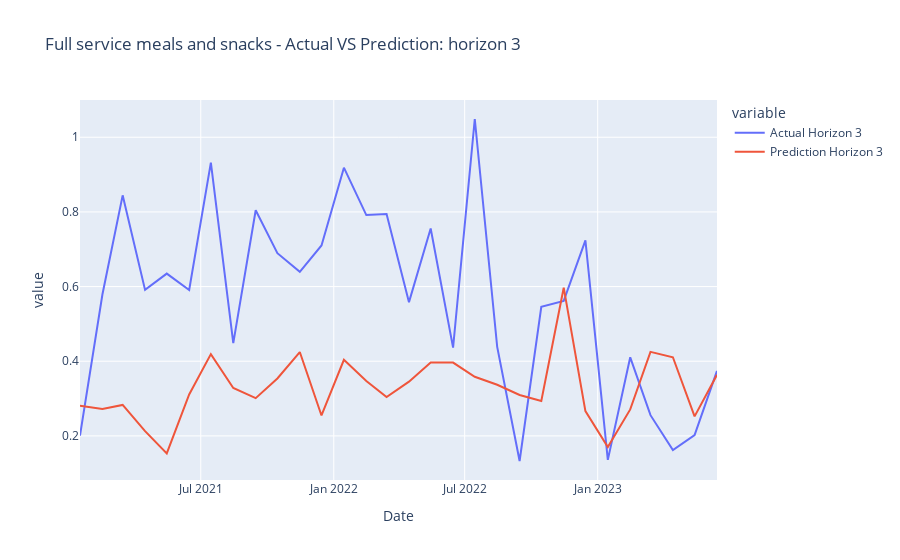
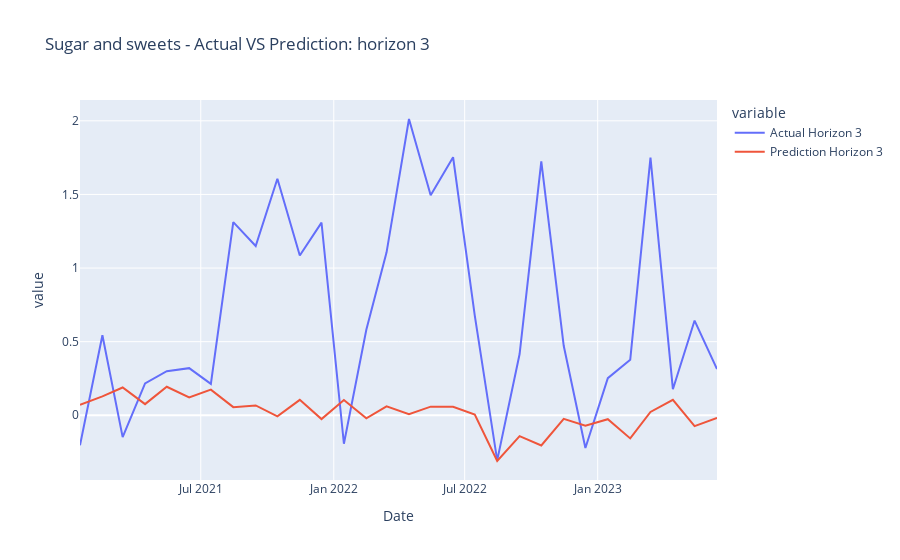
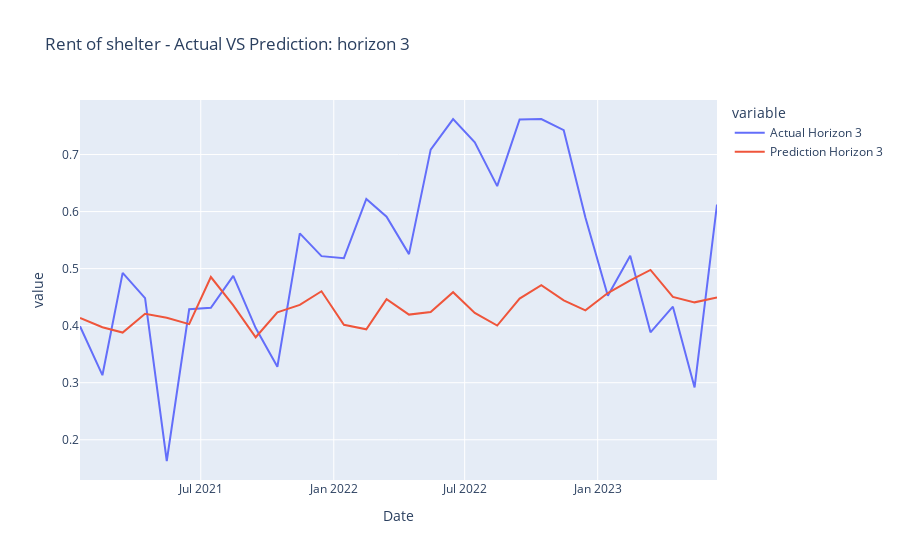
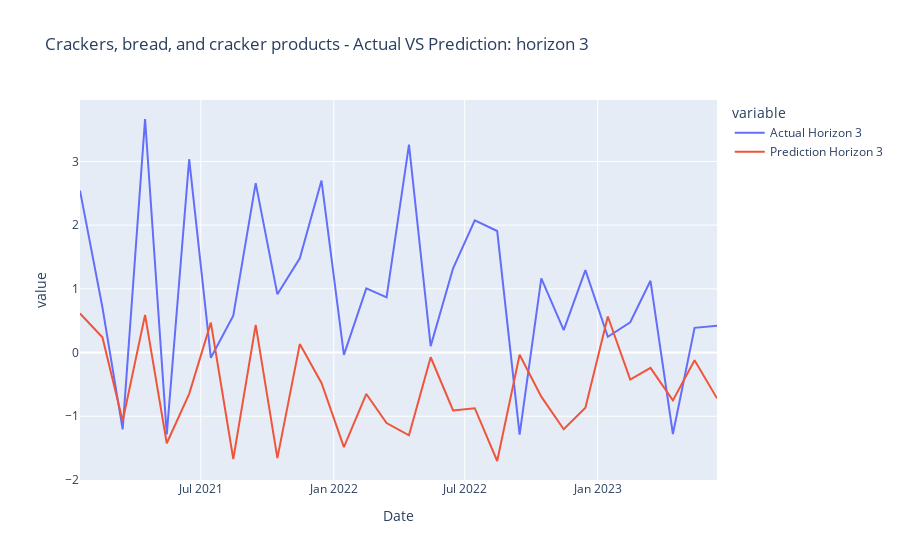

Notebook source saved alongside these figures, in order:
### Code cell
#categories = list(all_data_test_dict_hor_3.keys())
plot_results_horizon(all_data_test_dict_hor_3, categories, 3)

### Figure 1 — Plotly figure (JSON) as saved in the notebook; plotly's stock layout.template omitted (floating-point values rounded to 4 significant figures)
{"data": [{"hovertemplate": "variable=Actual Horizon 3<br>Date=%{x}<br>value=%{y}<extra></extra>", "legendgroup": "Actual Horizon 3", "line": {"color": "#636efa", "dash": "solid"}, "marker": {"symbol": "circle"}, "mode": "lines", "name": "Actual Horizon 3", "orientation": "v", "showlegend": true, "type": "scatter", "x": ["2021-01-15", "2021-02-15", "2021-03-15", "2021-04-15", "2021-05-15", "2021-06-15", "2021-07-15", "2021-08-15", "2021-09-15", "2021-10-15", "2021-11-15", "2021-12-15", "2022-01-15", "2022-02-15", "2022-03-15", "2022-04-15", "2022-05-15", "2022-06-15", "2022-07-15", "2022-08-15", "2022-09-15", "2022-10-15", "2022-11-15", "2022-12-15", "2023-01-15", "2023-02-15", "2023-03-15", "2023-04-15", "2023-05-15", "2023-06-15", null, null, null], "xaxis": "x", "y": [0.2007, 0.5787, 0.8444, 0.5911, 0.6348, 0.5907, 0.9322, 0.4485, 0.8045, 0.6894, 0.6395, 0.7103, 0.9185, 0.7915, 0.7946, 0.5583, 0.7556, 0.4364, 1.049, 0.4385, 0.1327, 0.5459, 0.5616, 0.7239, 0.1357, 0.4105, 0.2555, 0.162, 0.2019, 0.374, null, null, null], "yaxis": "y"}, {"hovertemplate": "variable=Prediction Horizon 3<br>Date=%{x}<br>value=%{y}<extra></extra>", "legendgroup": "Prediction Horizon 3", "line": {"color": "#EF553B", "dash": "solid"}, "marker": {"symbol": "circle"}, "mode": "lines", "name": "Prediction Horizon 3", "orientation": "v", "showlegend": true, "type": "scatter", "x": ["2021-01-15", "2021-02-15", "2021-03-15", "2021-04-15", "2021-05-15", "2021-06-15", "2021-07-15", "2021-08-15", "2021-09-15", "2021-10-15", "2021-11-15", "2021-12-15", "2022-01-15", "2022-02-15", "2022-03-15", "2022-04-15", "2022-05-15", "2022-06-15", "2022-07-15", "2022-08-15", "2022-09-15", "2022-10-15", "2022-11-15", "2022-12-15", "2023-01-15", "2023-02-15", "2023-03-15", "2023-04-15", "2023-05-15", "2023-06-15", null, null, null], "xaxis": "x", "y": [0.2811, 0.2721, 0.283, 0.2126, 0.1531, 0.3109, 0.419, 0.3284, 0.3011, 0.3539, 0.4246, 0.2547, 0.4038, 0.3472, 0.3042, 0.3453, 0.3969, 0.3964, 0.3584, 0.3369, 0.3095, 0.2935, 0.597, 0.2665, 0.17, 0.2709, 0.425, 0.4107, 0.2523, 0.3636, 0.2917, 0.2235, null], "yaxis": "y"}], "layout": {"legend": {"title": {"text": "variable"}, "tracegroupgap": 0}, "title": {"text": "Full service meals and snacks - Actual VS Prediction: horizon 3"}, "xaxis": {"anchor": "y", "domain": [0, 1], "title": {"text": "Date"}}, "yaxis": {"anchor": "x", "domain": [0, 1], "title": {"text": "value"}}}}

### Figure 2 — Plotly figure (JSON) as saved in the notebook; plotly's stock layout.template omitted (floating-point values rounded to 4 significant figures)
{"data": [{"hovertemplate": "variable=Actual Horizon 3<br>Date=%{x}<br>value=%{y}<extra></extra>", "legendgroup": "Actual Horizon 3", "line": {"color": "#636efa", "dash": "solid"}, "marker": {"symbol": "circle"}, "mode": "lines", "name": "Actual Horizon 3", "orientation": "v", "showlegend": true, "type": "scatter", "x": ["2021-01-15", "2021-02-15", "2021-03-15", "2021-04-15", "2021-05-15", "2021-06-15", "2021-07-15", "2021-08-15", "2021-09-15", "2021-10-15", "2021-11-15", "2021-12-15", "2022-01-15", "2022-02-15", "2022-03-15", "2022-04-15", "2022-05-15", "2022-06-15", "2022-07-15", "2022-08-15", "2022-09-15", "2022-10-15", "2022-11-15", "2022-12-15", "2023-01-15", "2023-02-15", "2023-03-15", "2023-04-15", "2023-05-15", "2023-06-15", null, null, null], "xaxis": "x", "y": [-0.2037, 0.5438, -0.1484, 0.217, 0.2999, 0.3202, 0.2135, 1.312, 1.15, 1.607, 1.085, 1.308, -0.1933, 0.5809, 1.107, 2.012, 1.494, 1.753, 0.6774, -0.3062, 0.416, 1.724, 0.4723, -0.2224, 0.2524, 0.3778, 1.75, 0.1773, 0.6435, 0.3137, null, null, null], "yaxis": "y"}, {"hovertemplate": "variable=Prediction Horizon 3<br>Date=%{x}<br>value=%{y}<extra></extra>", "legendgroup": "Prediction Horizon 3", "line": {"color": "#EF553B", "dash": "solid"}, "marker": {"symbol": "circle"}, "mode": "lines", "name": "Prediction Horizon 3", "orientation": "v", "showlegend": true, "type": "scatter", "x": ["2021-01-15", "2021-02-15", "2021-03-15", "2021-04-15", "2021-05-15", "2021-06-15", "2021-07-15", "2021-08-15", "2021-09-15", "2021-10-15", "2021-11-15", "2021-12-15", "2022-01-15", "2022-02-15", "2022-03-15", "2022-04-15", "2022-05-15", "2022-06-15", "2022-07-15", "2022-08-15", "2022-09-15", "2022-10-15", "2022-11-15", "2022-12-15", "2023-01-15", "2023-02-15", "2023-03-15", "2023-04-15", "2023-05-15", "2023-06-15", null, null, null], "xaxis": "x", "y": [0.07092, 0.1289, 0.189, 0.07589, 0.1939, 0.1215, 0.1746, 0.05535, 0.0671, -0.006779, 0.105, -0.02567, 0.1036, -0.02053, 0.06066, 0.007945, 0.05879, 0.05745, 0.004588, -0.3104, -0.1419, -0.205, -0.02453, -0.07123, -0.02666, -0.1569, 0.02247, 0.1049, -0.07393, -0.0175, -0.2284, -0.007511, null], "yaxis": "y"}], "layout": {"legend": {"title": {"text": "variable"}, "tracegroupgap": 0}, "title": {"text": "Sugar and sweets - Actual VS Prediction: horizon 3"}, "xaxis": {"anchor": "y", "domain": [0, 1], "title": {"text": "Date"}}, "yaxis": {"anchor": "x", "domain": [0, 1], "title": {"text": "value"}}}}

### Figure 3 — Plotly figure (JSON) as saved in the notebook; plotly's stock layout.template omitted (floating-point values rounded to 4 significant figures)
{"data": [{"hovertemplate": "variable=Actual Horizon 3<br>Date=%{x}<br>value=%{y}<extra></extra>", "legendgroup": "Actual Horizon 3", "line": {"color": "#636efa", "dash": "solid"}, "marker": {"symbol": "circle"}, "mode": "lines", "name": "Actual Horizon 3", "orientation": "v", "showlegend": true, "type": "scatter", "x": ["2021-01-15", "2021-02-15", "2021-03-15", "2021-04-15", "2021-05-15", "2021-06-15", "2021-07-15", "2021-08-15", "2021-09-15", "2021-10-15", "2021-11-15", "2021-12-15", "2022-01-15", "2022-02-15", "2022-03-15", "2022-04-15", "2022-05-15", "2022-06-15", "2022-07-15", "2022-08-15", "2022-09-15", "2022-10-15", "2022-11-15", "2022-12-15", "2023-01-15", "2023-02-15", "2023-03-15", "2023-04-15", "2023-05-15", "2023-06-15", null, null, null], "xaxis": "x", "y": [0.399, 0.3132, 0.4926, 0.4482, 0.1627, 0.4287, 0.4314, 0.4873, 0.3958, 0.328, 0.5618, 0.5219, 0.5183, 0.622, 0.591, 0.5254, 0.7085, 0.7622, 0.7212, 0.6446, 0.7616, 0.7623, 0.7426, 0.5895, 0.4524, 0.5224, 0.3884, 0.4333, 0.2917, 0.6122, null, null, null], "yaxis": "y"}, {"hovertemplate": "variable=Prediction Horizon 3<br>Date=%{x}<br>value=%{y}<extra></extra>", "legendgroup": "Prediction Horizon 3", "line": {"color": "#EF553B", "dash": "solid"}, "marker": {"symbol": "circle"}, "mode": "lines", "name": "Prediction Horizon 3", "orientation": "v", "showlegend": true, "type": "scatter", "x": ["2021-01-15", "2021-02-15", "2021-03-15", "2021-04-15", "2021-05-15", "2021-06-15", "2021-07-15", "2021-08-15", "2021-09-15", "2021-10-15", "2021-11-15", "2021-12-15", "2022-01-15", "2022-02-15", "2022-03-15", "2022-04-15", "2022-05-15", "2022-06-15", "2022-07-15", "2022-08-15", "2022-09-15", "2022-10-15", "2022-11-15", "2022-12-15", "2023-01-15", "2023-02-15", "2023-03-15", "2023-04-15", "2023-05-15", "2023-06-15", null, null, null], "xaxis": "x", "y": [0.4134, 0.3973, 0.3879, 0.4208, 0.4139, 0.4027, 0.4853, 0.4355, 0.3797, 0.4233, 0.4365, 0.4603, 0.4016, 0.3936, 0.4465, 0.4194, 0.4238, 0.4587, 0.4223, 0.4001, 0.4476, 0.4709, 0.4444, 0.4269, 0.4572, 0.4793, 0.4977, 0.4505, 0.4409, 0.4496, 0.4426, 0.4006, null], "yaxis": "y"}], "layout": {"legend": {"title": {"text": "variable"}, "tracegroupgap": 0}, "title": {"text": "Rent of shelter - Actual VS Prediction: horizon 3"}, "xaxis": {"anchor": "y", "domain": [0, 1], "title": {"text": "Date"}}, "yaxis": {"anchor": "x", "domain": [0, 1], "title": {"text": "value"}}}}

### Figure 4 — Plotly figure (JSON) as saved in the notebook; plotly's stock layout.template omitted (floating-point values rounded to 4 significant figures)
{"data": [{"hovertemplate": "variable=Actual Horizon 3<br>Date=%{x}<br>value=%{y}<extra></extra>", "legendgroup": "Actual Horizon 3", "line": {"color": "#636efa", "dash": "solid"}, "marker": {"symbol": "circle"}, "mode": "lines", "name": "Actual Horizon 3", "orientation": "v", "showlegend": true, "type": "scatter", "x": ["2021-01-15", "2021-02-15", "2021-03-15", "2021-04-15", "2021-05-15", "2021-06-15", "2021-07-15", "2021-08-15", "2021-09-15", "2021-10-15", "2021-11-15", "2021-12-15", "2022-01-15", "2022-02-15", "2022-03-15", "2022-04-15", "2022-05-15", "2022-06-15", "2022-07-15", "2022-08-15", "2022-09-15", "2022-10-15", "2022-11-15", "2022-12-15", "2023-01-15", "2023-02-15", "2023-03-15", "2023-04-15", "2023-05-15", "2023-06-15", null, null, null], "xaxis": "x", "y": [2.543, 0.7109, -1.206, 3.666, -1.284, 3.035, -0.08242, 0.58, 2.659, 0.914, 1.479, 2.7, -0.03563, 1.007, 0.8666, 3.265, 0.101, 1.322, 2.075, 1.907, -1.289, 1.165, 0.3513, 1.293, 0.2473, 0.4751, 1.126, -1.279, 0.3879, 0.4208, null, null, null], "yaxis": "y"}, {"hovertemplate": "variable=Prediction Horizon 3<br>Date=%{x}<br>value=%{y}<extra></extra>", "legendgroup": "Prediction Horizon 3", "line": {"color": "#EF553B", "dash": "solid"}, "marker": {"symbol": "circle"}, "mode": "lines", "name": "Prediction Horizon 3", "orientation": "v", "showlegend": true, "type": "scatter", "x": ["2021-01-15", "2021-02-15", "2021-03-15", "2021-04-15", "2021-05-15", "2021-06-15", "2021-07-15", "2021-08-15", "2021-09-15", "2021-10-15", "2021-11-15", "2021-12-15", "2022-01-15", "2022-02-15", "2022-03-15", "2022-04-15", "2022-05-15", "2022-06-15", "2022-07-15", "2022-08-15", "2022-09-15", "2022-10-15", "2022-11-15", "2022-12-15", "2023-01-15", "2023-02-15", "2023-03-15", "2023-04-15", "2023-05-15", "2023-06-15", null, null, null], "xaxis": "x", "y": [0.614, 0.2394, -1.076, 0.5916, -1.423, -0.6479, 0.4698, -1.671, 0.435, -1.658, 0.1324, -0.4764, -1.486, -0.6501, -1.107, -1.3, -0.07395, -0.9085, -0.874, -1.702, -0.03498, -0.6924, -1.205, -0.8652, 0.5664, -0.4244, -0.2398, -0.7515, -0.1212, -0.7192, -0.6028, 0.6454, null], "yaxis": "y"}], "layout": {"legend": {"title": {"text": "variable"}, "tracegroupgap": 0}, "title": {"text": "Crackers, bread, and cracker products - Actual VS Prediction: horizon 3"}, "xaxis": {"anchor": "y", "domain": [0, 1], "title": {"text": "Date"}}, "yaxis": {"anchor": "x", "domain": [0, 1], "title": {"text": "value"}}}}
